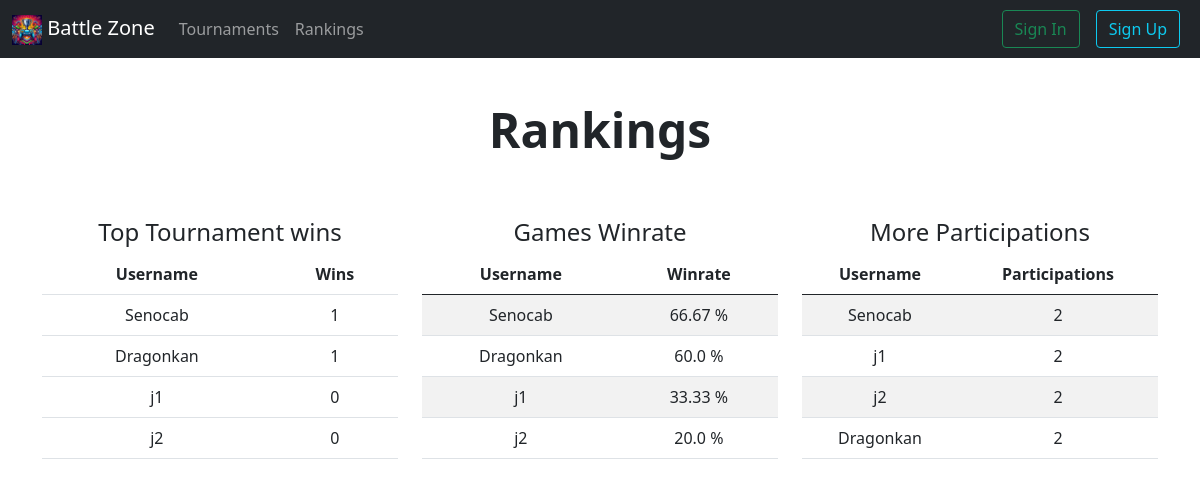
The page /rankings/ on the database its author committed.
### users/models.py (models this page shows, shortened)
class Players(models.Model):
    username = models.CharField(max_length=100)
    email = models.CharField(max_length=100)
    level = models.ForeignKey(Level, on_delete=models.DO_NOTHING)
    tournament = models.IntegerField(default=0)
    tournament_played = models.IntegerField(default=0)
    tournament_wins = models.IntegerField(default=0)
    games_played = models.IntegerField(default=0)
    games_wins = models.IntegerField(default=0)
    games_loses = models.IntegerField(default=0)
    games_draws = models.IntegerField(default=0)
    winrate = models.FloatField(default=0)

### main/views.py (the view)
# urls.py: path('rankings/', main_views.rankings, name='rankings'),
def rankings(request):
    if request.method == 'GET':
        players = Players.objects.all()
        players_tournaments = players.order_by("-tournament_wins")[:5]
        players_winrate = players.order_by("-winrate")[:5]
        players_participations = players.order_by("-tournament_played")[:5]
        return render(request, 'rankings.html',{
            'pt': players_tournaments,
            'pw': players_winrate,
            'pp' : players_participations
        })
    else:
        return render(request, 'rankings.html')

### main/templates/rankings.html
{% extends 'base.html' %}
{% block content %}
<div class="container col-xxl-8 ">
    <div class="row flex-lg-row-reverse align-items-center g-5 py-5">
        <div class="col-lg-12">
            <h1 class="display-5 fw-bold text-center text-body-emphasis lh-1 mb-3">Rankings</h1>
        </div>
    </div>
</div>
<div class="container">
    <div class="row">
        <div class="col-12 col-md-4 text-center">
            <h4>Top Tournament wins</h4>
            <table class="table table-striped">
                <thead>
                    <tr>
                        <th scope="col">Username</th>
                        <th scope="col">Wins</th>
                    </tr>
                    {% for player in pt %}
                        {% if player.username != "no_winner" %}
                            <tr>
                                <td>{{player.username}}</td>
                                <td>{{player.tournament_wins}}</td>
                            </tr>
                        {% endif %}
                    {% endfor %}
                </thead>
            </table>
        </div>
        <div class="col-12 col-md-4 text-center">
            <h4>Games Winrate</h4>
            <table class="table table-striped">
                <thead>
                    <tr>
                        <th scope="col">Username</th>
                        <th scope="col">Winrate</th>
                    </tr>
                </thead>
                <tbody>
                    {% for player in pw %}
                        {% if player.username != "no_winner" %}
                            <tr>
                                <td>{{player.username}}</td>
                                <td>{{player.winrate}} %</td>
                            </tr>
                        {% endif %}
                    {% endfor %}
                </tbody>
            </table>
        </div>
        <div class="col-12 col-md-4 text-center">
            <h4>More Participations</h4>
            <table class="table table-striped">
                <thead>
                    <tr>
                        <th scope="col">Username</th>
                        <th scope="col">Participations</th>
                    </tr>
                </thead>
                <tbody>
                    {% for player in pp %}
                        {% if player.username != "no_winner" %}
                            <tr>
                                <td>{{player.username}}</td>
                                <td>{{player.tournament_played}}</td>
                            </tr>
                        {% endif %}
                    {% endfor %}
                </tbody>
            </table>
        </div>
    </div>
</div>
{% endblock %}

### rows shown on the page
Players: username "Senocab", tournament_wins "1", winrate "66.67", tournament_played "2"
Players: username "Dragonkan", tournament_wins "1", winrate "60.0", tournament_played "2"
Players: username "j1", tournament_wins "0", winrate "33.33", tournament_played "2"
Players: username "j2", tournament_wins "0", winrate "20.0", tournament_played "2"
